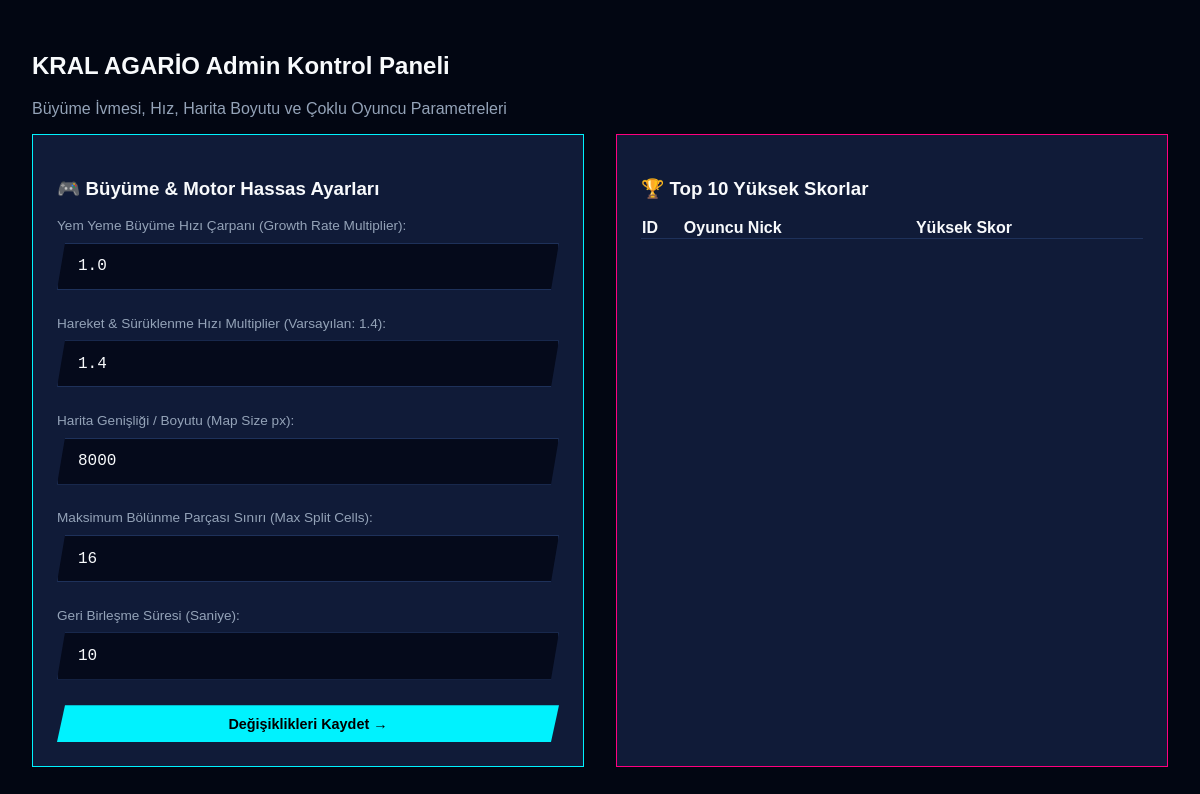
Before: /admin.php (signed in) with the older database file.
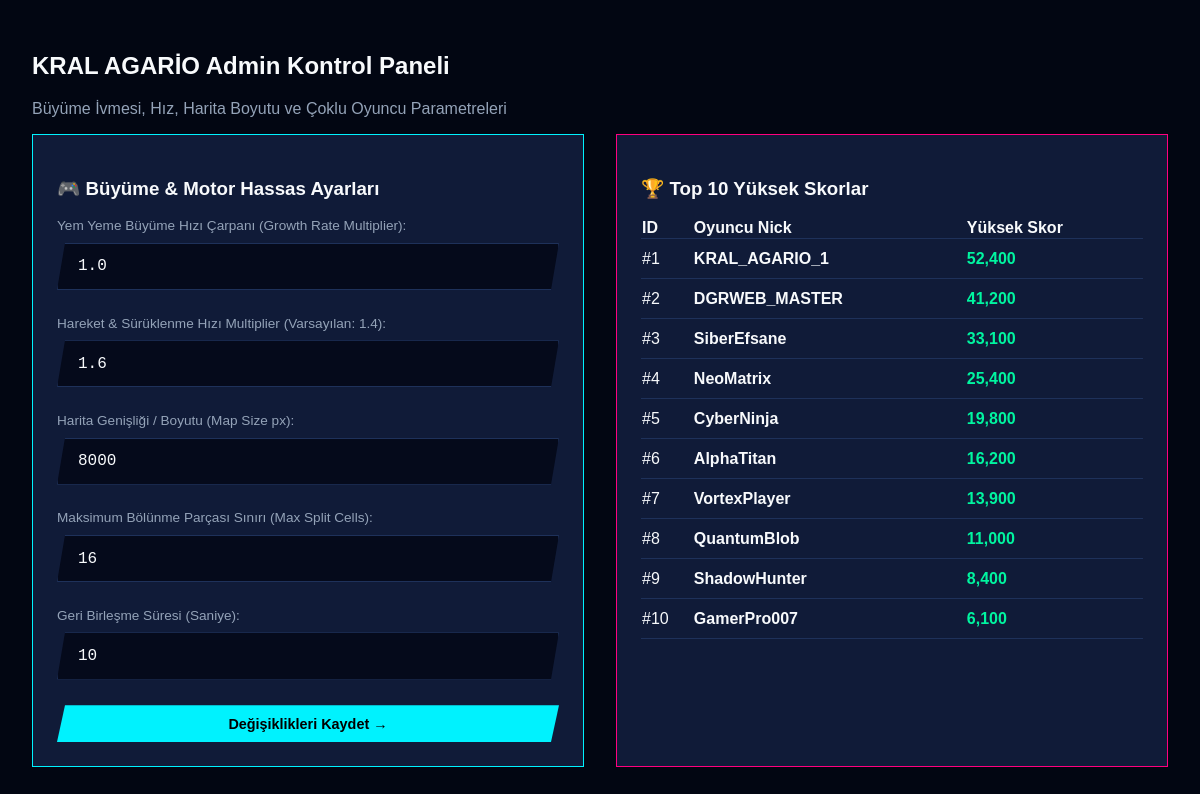
After: the same page with the newer database file.
### tables this page shows
CREATE TABLE IF NOT EXISTS game_leaderboards (
  id INT UNSIGNED NOT NULL AUTO_INCREMENT,
  player_nick VARCHAR(50) NOT NULL,
  game_key VARCHAR(50) NOT NULL DEFAULT 'kralagario',
  high_score INT UNSIGNED NOT NULL DEFAULT 0,
  created_at TIMESTAMP NOT NULL DEFAULT CURRENT_TIMESTAMP ON UPDATE CURRENT_TIMESTAMP,
  PRIMARY KEY (id)
);

### config.php (called while the page is built, shortened)
<?php
function db(): ?PDO
{
    static $pdo = null;
    if ($pdo instanceof PDO) return $pdo;
    $dsn = sprintf('mysql:host=%s;port=%s;dbname=%s;charset=utf8mb4', DB_HOST, DB_PORT, DB_NAME);
    try {
        $pdo = new PDO($dsn, DB_USER, DB_PASS, [
            PDO::ATTR_ERRMODE            => PDO::ERRMODE_EXCEPTION,
            PDO::ATTR_DEFAULT_FETCH_MODE => PDO::FETCH_ASSOC,
            PDO::ATTR_EMULATE_PREPARES   => false,
            PDO::ATTR_TIMEOUT            => 3,
        ]);
        return $pdo;
    } catch (PDOException $e) {
        $failed = true;
        return null;
    }
}
function get_game_settings(): array {
    $defaults = [
        'game_speed' => '1.4',
        'growth_rate' => '1.0',
        'max_split_cells' => '16',
        'map_size' => '8000',
        'remerge_time_sec' => '10',
        'rgb_speed' => '2'
    ];
    $pdo = db();
    try {
        $rows = $pdo->query("SELECT setting_key, setting_value FROM game_settings")->fetchAll();
        foreach ($rows as $r) {
            $defaults[$r['setting_key']] = $r['setting_value'];
        }
    } catch (Throwable $t) {}
    return $defaults;
}
function e(?string $v): string {
    return htmlspecialchars((string)$v, ENT_QUOTES | ENT_SUBSTITUTE, 'UTF-8');
}

### admin.php (the view, shortened to what this page needs)
<?php
require __DIR__ . '/config.php';
$pdo = db();
    ?>
    <?php
$settings = get_game_settings();
$scores = $pdo ? $pdo->query("SELECT * FROM game_leaderboards ORDER BY high_score DESC LIMIT 10")->fetchAll() : [];
?>
<!DOCTYPE html>
<html lang="tr">
<head>
    <link rel="stylesheet" href="assets/style.css">
</head>
<body style="padding:2rem; overflow-y:auto;">
    <h2>KRAL AGARİO Admin Kontrol Paneli</h2>
    <p style="color:var(--text-muted);">Büyüme İvmesi, Hız, Harita Boyutu ve Çoklu Oyuncu Parametreleri</p>
    <div style="display:grid; grid-template-columns: 1fr 1fr; gap:2rem;">
        <div style="background:var(--bg-card); padding:1.5rem; border:1px solid var(--primary-cyan);">
            <h3>🎮 Büyüme & Motor Hassas Ayarları</h3>
            <form method="post" style="margin-top:1rem;">
                <div style="margin-bottom:1rem;">
                    <label style="display:block; color:var(--text-muted); font-size:0.85rem;">Yem Yeme Büyüme Hızı Çarpanı (Growth Rate Multiplier):</label>
                    <input type="text" name="growth_rate" class="nick-input" style="text-align:left;" value="<?= e($settings['growth_rate']) ?>">
                </div>
                <div style="margin-bottom:1rem;">
                    <label style="display:block; color:var(--text-muted); font-size:0.85rem;">Hareket & Sürüklenme Hızı Multiplier (Varsayılan: 1.4):</label>
                    <input type="text" name="game_speed" class="nick-input" style="text-align:left;" value="<?= e($settings['game_speed']) ?>">
                </div>
                <div style="margin-bottom:1rem;">
                    <label style="display:block; color:var(--text-muted); font-size:0.85rem;">Harita Genişliği / Boyutu (Map Size px):</label>
                    <input type="number" name="map_size" class="nick-input" style="text-align:left;" value="<?= e($settings['map_size']) ?>">
                </div>
                <div style="margin-bottom:1rem;">
                    <label style="display:block; color:var(--text-muted); font-size:0.85rem;">Maksimum Bölünme Parçası Sınırı (Max Split Cells):</label>
                    <input type="number" name="max_split_cells" class="nick-input" style="text-align:left;" value="<?= e($settings['max_split_cells']) ?>">
                </div>
                <div style="margin-bottom:1rem;">
                    <label style="display:block; color:var(--text-muted); font-size:0.85rem;">Geri Birleşme Süresi (Saniye):</label>
                    <input type="number" name="remerge_time_sec" class="nick-input" style="text-align:left;" value="<?= e($settings['remerge_time_sec']) ?>">
                </div>
                <button type="submit" class="cyber-btn" style="width:100%;">Değişiklikleri Kaydet →</button>
            </form>
        </div>
        <div style="background:var(--bg-card); padding:1.5rem; border:1px solid var(--accent-pink);">
            <h3>🏆 Top 10 Yüksek Skorlar</h3>
            <table style="width:100%; border-collapse:collapse; margin-top:1rem;">
                <thead>
                    <tr style="text-align:left; border-bottom:1px solid var(--border-color);">
                        <th>ID</th><th>Oyuncu Nick</th><th>Yüksek Skor</th>
                    </tr>
                </thead>
                <tbody>
                    <?php foreach ($scores as $s): ?>
                        <tr style="border-bottom:1px solid var(--border-color); height:40px;">
                            <td>#<?= $s['id'] ?></td>
                            <td><strong><?= e($s['player_nick']) ?></strong></td>
                            <td><span style="color:var(--accent-emerald); font-weight:700;"><?= number_format($s['high_score']) ?></span></td>
                        </tr>
                    <?php endforeach; ?>
                </tbody>
            </table>
        </div>
    </div>
</body>
</html>

Changed rows visible on the page:
added game_leaderboards: id "1", player_nick "KRAL_AGARIO_1", high_score "52,400"
added game_leaderboards: id "2", player_nick "DGRWEB_MASTER", high_score "41,200"
added game_leaderboards: id "3", player_nick "SiberEfsane", high_score "33,100"
added game_leaderboards: id "4", player_nick "NeoMatrix", high_score "25,400"
added game_leaderboards: id "5", player_nick "CyberNinja", high_score "19,800"
added game_leaderboards: id "6", player_nick "AlphaTitan", high_score "16,200"
added game_leaderboards: id "7", player_nick "VortexPlayer", high_score "13,900"
added game_leaderboards: id "8", player_nick "QuantumBlob", high_score "11,000"
added game_leaderboards: id "9", player_nick "ShadowHunter", high_score "8,400"
added game_leaderboards: id "10", player_nick "GamerPro007", high_score "6,100"
Other visible differences:
form field game_speed: "1.4" → "1.6"
